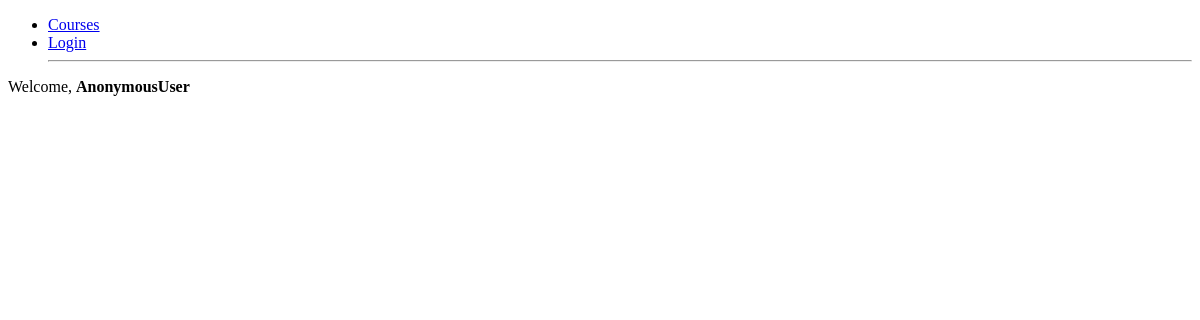
Page /courses/ on the earlier database version.
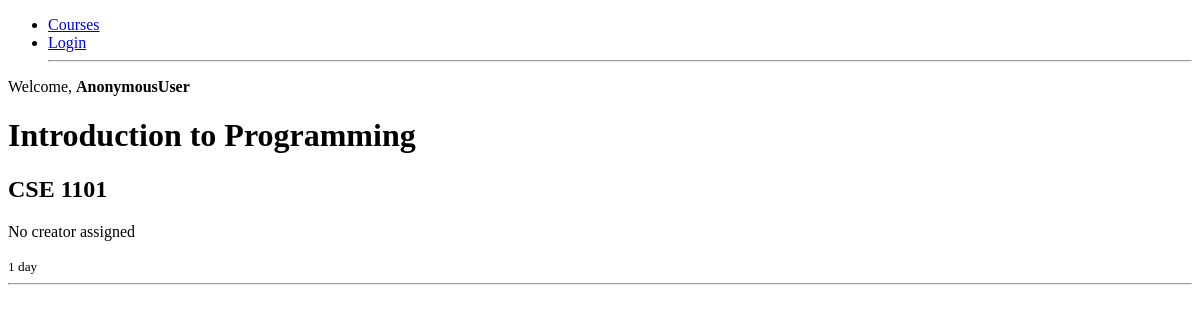
Same page on the later database version.
### base/models.py (models this page shows, shortened)
class Course(models.Model):
    creator = models.ForeignKey(User, on_delete=models.SET_NULL, null=True, related_name="courses_created")
    name = models.CharField(max_length=200)
    code = models.TextField(max_length=10)
    created = models.DateTimeField(auto_now_add=True)
    participants = models.ManyToManyField(User, blank=True, related_name="joined_courses")

### base/views.py (the view)
# urls.py: path('courses/',views.course_list, name="courses"),
def course_list(request):
    courses = Course.objects.all()
    return render(request, "base/course_list.html", {"courses": courses})

### base/templates/base/course_list.html
{% extends 'home.html' %}
{% block content %}
    {% for course in courses %}
        <h1>{{ course.name }}</h1>
        <h2>{{ course.code }}</h2>
        {% if course.creator %}
            <p>Created by: {{ course.creator.username }}</p>
        {% else %}
            <p>No creator assigned</p>
        {% endif %}
        <small>{{ course.created|timesince }}</small>
        <hr />
    {% endfor %}
{% endblock content %}

Differences in the rows shown:
added Course: name "Introduction to Programming", code "CSE 1101", shows "No creator assigned", created "1 day"
